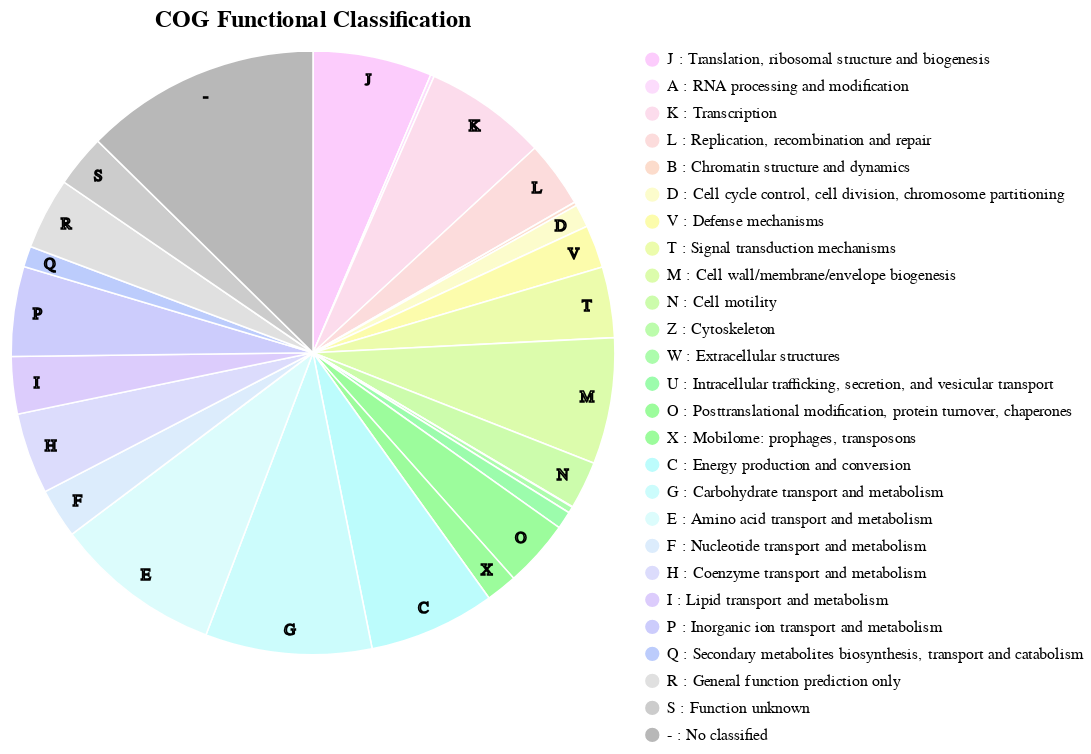

Notebook code for this chart:
### Code cell
from cogclassifier.plot import plot_cog_count_piechart

cog_count_file = "./cog_count_add_no_classify.tsv"
piechart = plot_cog_count_piechart(cog_count_file, show_letter=True)
piechart

### Figure 1 — Vega-Lite specification as saved in the notebook (floating-point values rounded to 4 significant figures)
{"config": {"view": {"continuousWidth": 300, "continuousHeight": 300, "strokeWidth": 0}, "legend": {"labelLimit": 0}, "mark": {"stroke": "white", "strokeOpacity": 1.0, "strokeWidth": 1.0}, "title": {"fontSize": 15, "offset": 10}}, "layer": [{"layer": [{"mark": {"type": "arc", "outerRadius": 190}, "encoding": {"color": {"field": "L_DESCRIPTION", "scale": {"domain": ["J : Translation, ribosomal structure and biogenesis", "A : RNA processing and modification", "K : Transcription", "L : Replication, recombination and repair", "B : Chromatin structure and dynamics", "D : Cell cycle control, cell division, chromosome partitioning", "V : Defense mechanisms", "T : Signal transduction mechanisms", "M : Cell wall/membrane/envelope biogenesis", "N : Cell motility", "Z : Cytoskeleton", "W : Extracellular structures", "U : Intracellular trafficking, secretion, and vesicular transport", "O : Posttranslational modification, protein turnover, chaperones", "X : Mobilome: prophages, transposons", "C : Energy production and conversion", "G : Carbohydrate transport and metabolism", "E : Amino acid transport and metabolism", "F : Nucleotide transport and metabolism", "H : Coenzyme transport and metabolism", "I : Lipid transport and metabolism", "P : Inorganic ion transport and metabolism", "Q : Secondary metabolites biosynthesis, transport and catabolism", "R : General function prediction only", "S : Function unknown", "- : No classified"], "range": ["#FCCCFC", "#FCDCFC", "#FCDCEC", "#FCDCDC", "#FCDCCC", "#FCFCCC", "#FCFCAC", "#ECFCAC", "#DCFCAC", "#CCFCAC", "#BCFCAC", "#ACFCAC", "#9CFCAC", "#9CFC9C", "#9CFC9C", "#BCFCFC", "#CCFCFC", "#DCFCFC", "#DCECFC", "#DCDCFC", "#DCCCFC", "#CCCCFC", "#BCCCFC", "#E0E0E0", "#CCCCCC", "#B8B8B8"]}, "title": "", "type": "nominal"}, "order": {"field": "index", "sort": "ascending", "type": "quantitative"}, "theta": {"field": "COUNT", "stack": true, "type": "quantitative"}, "tooltip": [{"field": "DESCRIPTION", "type": "nominal"}, {"field": "LETTER", "type": "nominal"}, {"field": "COUNT", "type": "quantitative"}, {"field": "RATIO(%)", "type": "nominal"}]}, "title": "COG Functional Classification"}, {"mark": {"type": "text", "radius": 175, "size": 10, "stroke": "black", "strokeOpacity": 1.0, "strokeWidth": 1.0}, "encoding": {"color": {"field": "L_DESCRIPTION", "scale": {"domain": ["J : Translation, ribosomal structure and biogenesis", "A : RNA processing and modification", "K : Transcription", "L : Replication, recombination and repair", "B : Chromatin structure and dynamics", "D : Cell cycle control, cell division, chromosome partitioning", "V : Defense mechanisms", "T : Signal transduction mechanisms", "M : Cell wall/membrane/envelope biogenesis", "N : Cell motility", "Z : Cytoskeleton", "W : Extracellular structures", "U : Intracellular trafficking, secretion, and vesicular transport", "O : Posttranslational modification, protein turnover, chaperones", "X : Mobilome: prophages, transposons", "C : Energy production and conversion", "G : Carbohydrate transport and metabolism", "E : Amino acid transport and metabolism", "F : Nucleotide transport and metabolism", "H : Coenzyme transport and metabolism", "I : Lipid transport and metabolism", "P : Inorganic ion transport and metabolism", "Q : Secondary metabolites biosynthesis, transport and catabolism", "R : General function prediction only", "S : Function unknown", "- : No classified"], "range": ["#FCCCFC", "#FCDCFC", "#FCDCEC", "#FCDCDC", "#FCDCCC", "#FCFCCC", "#FCFCAC", "#ECFCAC", "#DCFCAC", "#CCFCAC", "#BCFCAC", "#ACFCAC", "#9CFCAC", "#9CFC9C", "#9CFC9C", "#BCFCFC", "#CCFCFC", "#DCFCFC", "#DCECFC", "#DCDCFC", "#DCCCFC", "#CCCCFC", "#BCCCFC", "#E0E0E0", "#CCCCCC", "#B8B8B8"]}, "title": "", "type": "nominal"}, "order": {"field": "index", "sort": "ascending", "type": "quantitative"}, "text": {"field": "VISIBLE_LETTER", "type": "nominal"}, "theta": {"field": "COUNT", "stack": true, "type": "quantitative"}, "tooltip": [{"field": "DESCRIPTION", "type": "nominal"}, {"field": "LETTER", "type": "nominal"}, {"field": "COUNT", "type": "quantitative"}, {"field": "RATIO(%)", "type": "nominal"}]}, "title": "COG Functional Classification"}]}], "data": {"name": "data-7972a7e1c825850a5c93987dbf0c9fda"}, "height": 380, "width": 380, "$schema": "https://vega.github.io/schema/vega-lite/v5.20.1.json", "datasets": {"data-7972a7e1c825850a5c93987dbf0c9fda": [{"index": 0, "LETTER": "J", "COUNT": 264, "GROUP": "INFORMATION STORAGE AND PROCESSING", "COLOR": "#FCCCFC", "DESCRIPTION": "Translation, ribosomal structure and biogenesis", "L_DESCRIPTION": "J : Translation, ribosomal structure and biogenesis", "RATIO": 6.377, "VISIBLE_LETTER": "J", "RATIO(%)": "6.38%"}, {"index": 1, "LETTER": "A", "COUNT": 8, "GROUP": "INFORMATION STORAGE AND PROCESSING", "COLOR": "#FCDCFC", "DESCRIPTION": "RNA processing and modification", "L_DESCRIPTION": "A : RNA processing and modification", "RATIO": 0.1932, "VISIBLE_LETTER": "", "RATIO(%)": "0.19%"}, {"index": 2, "LETTER": "K", "COUNT": 272, "GROUP": "INFORMATION STORAGE AND PROCESSING", "COLOR": "#FCDCEC", "DESCRIPTION": "Transcription", "L_DESCRIPTION": "K : Transcription", "RATIO": 6.57, "VISIBLE_LETTER": "K", "RATIO(%)": "6.57%"}, {"index": 3, "LETTER": "L", "COUNT": 147, "GROUP": "INFORMATION STORAGE AND PROCESSING", "COLOR": "#FCDCDC", "DESCRIPTION": "Replication, recombination and repair", "L_DESCRIPTION": "L : Replication, recombination and repair", "RATIO": 3.551, "VISIBLE_LETTER": "L", "RATIO(%)": "3.55%"}, {"index": 4, "LETTER": "B", "COUNT": 8, "GROUP": "INFORMATION STORAGE AND PROCESSING", "COLOR": "#FCDCCC", "DESCRIPTION": "Chromatin structure and dynamics", "L_DESCRIPTION": "B : Chromatin structure and dynamics", "RATIO": 0.1932, "VISIBLE_LETTER": "", "RATIO(%)": "0.19%"}, {"index": 5, "LETTER": "D", "COUNT": 51, "GROUP": "CELLULAR PROCESSES AND SIGNALING", "COLOR": "#FCFCCC", "DESCRIPTION": "Cell cycle control, cell division, chromosome partitioning", "L_DESCRIPTION": "D : Cell cycle control, cell division, chromosome partitioning", "RATIO": 1.232, "VISIBLE_LETTER": "D", "RATIO(%)": "1.23%"}, {"index": 7, "LETTER": "V", "COUNT": 95, "GROUP": "CELLULAR PROCESSES AND SIGNALING", "COLOR": "#FCFCAC", "DESCRIPTION": "Defense mechanisms", "L_DESCRIPTION": "V : Defense mechanisms", "RATIO": 2.295, "VISIBLE_LETTER": "V", "RATIO(%)": "2.29%"}, {"index": 8, "LETTER": "T", "COUNT": 157, "GROUP": "CELLULAR PROCESSES AND SIGNALING", "COLOR": "#ECFCAC", "DESCRIPTION": "Signal transduction mechanisms", "L_DESCRIPTION": "T : Signal transduction mechanisms", "RATIO": 3.792, "VISIBLE_LETTER": "T", "RATIO(%)": "3.79%"}, {"index": 9, "LETTER": "M", "COUNT": 280, "GROUP": "CELLULAR PROCESSES AND SIGNALING", "COLOR": "#DCFCAC", "DESCRIPTION": "Cell wall/membrane/envelope biogenesis", "L_DESCRIPTION": "M : Cell wall/membrane/envelope biogenesis", "RATIO": 6.763, "VISIBLE_LETTER": "M", "RATIO(%)": "6.76%"}, {"index": 10, "LETTER": "N", "COUNT": 106, "GROUP": "CELLULAR PROCESSES AND SIGNALING", "COLOR": "#CCFCAC", "DESCRIPTION": "Cell motility", "L_DESCRIPTION": "N : Cell motility", "RATIO": 2.56, "VISIBLE_LETTER": "N", "RATIO(%)": "2.56%"}, {"index": 11, "LETTER": "Z", "COUNT": 1, "GROUP": "CELLULAR PROCESSES AND SIGNALING", "COLOR": "#BCFCAC", "DESCRIPTION": "Cytoskeleton", "L_DESCRIPTION": "Z : Cytoskeleton", "RATIO": 0.02415, "VISIBLE_LETTER": "", "RATIO(%)": "0.02%"}, {"index": 12, "LETTER": "W", "COUNT": 14, "GROUP": "CELLULAR PROCESSES AND SIGNALING", "COLOR": "#ACFCAC", "DESCRIPTION": "Extracellular structures", "L_DESCRIPTION": "W : Extracellular structures", "RATIO": 0.3382, "VISIBLE_LETTER": "", "RATIO(%)": "0.34%"}, {"index": 13, "LETTER": "U", "COUNT": 39, "GROUP": "CELLULAR PROCESSES AND SIGNALING", "COLOR": "#9CFCAC", "DESCRIPTION": "Intracellular trafficking, secretion, and vesicular transport", "L_DESCRIPTION": "U : Intracellular trafficking, secretion, and vesicular transport", "RATIO": 0.942, "VISIBLE_LETTER": "", "RATIO(%)": "0.94%"}, {"index": 14, "LETTER": "O", "COUNT": 149, "GROUP": "CELLULAR PROCESSES AND SIGNALING", "COLOR": "#9CFC9C", "DESCRIPTION": "Posttranslational modification, protein turnover, chaperones", "L_DESCRIPTION": "O : Posttranslational modification, protein turnover, chaperones", "RATIO": 3.599, "VISIBLE_LETTER": "O", "RATIO(%)": "3.60%"}, {"index": 15, "LETTER": "X", "COUNT": 69, "GROUP": "CELLULAR PROCESSES AND SIGNALING", "COLOR": "#9CFC9C", "DESCRIPTION": "Mobilome: prophages, transposons", "L_DESCRIPTION": "X : Mobilome: prophages, transposons", "RATIO": 1.667, "VISIBLE_LETTER": "X", "RATIO(%)": "1.67%"}, {"index": 16, "LETTER": "C", "COUNT": 280, "GROUP": "METABOLISM", "COLOR": "#BCFCFC", "DESCRIPTION": "Energy production and conversion", "L_DESCRIPTION": "C : Energy production and conversion", "RATIO": 6.763, "VISIBLE_LETTER": "C", "RATIO(%)": "6.76%"}, {"index": 17, "LETTER": "G", "COUNT": 369, "GROUP": "METABOLISM", "COLOR": "#CCFCFC", "DESCRIPTION": "Carbohydrate transport and metabolism", "L_DESCRIPTION": "G : Carbohydrate transport and metabolism", "RATIO": 8.913, "VISIBLE_LETTER": "G", "RATIO(%)": "8.91%"}, {"index": 18, "LETTER": "E", "COUNT": 371, "GROUP": "METABOLISM", "COLOR": "#DCFCFC", "DESCRIPTION": "Amino acid transport and metabolism", "L_DESCRIPTION": "E : Amino acid transport and metabolism", "RATIO": 8.961, "VISIBLE_LETTER": "E", "RATIO(%)": "8.96%"}, {"index": 19, "LETTER": "F", "COUNT": 110, "GROUP": "METABOLISM", "COLOR": "#DCECFC", "DESCRIPTION": "Nucleotide transport and metabolism", "L_DESCRIPTION": "F : Nucleotide transport and metabolism", "RATIO": 2.657, "VISIBLE_LETTER": "F", "RATIO(%)": "2.66%"}, {"index": 20, "LETTER": "H", "COUNT": 180, "GROUP": "METABOLISM", "COLOR": "#DCDCFC", "DESCRIPTION": "Coenzyme transport and metabolism", "L_DESCRIPTION": "H : Coenzyme transport and metabolism", "RATIO": 4.348, "VISIBLE_LETTER": "H", "RATIO(%)": "4.35%"}, {"index": 21, "LETTER": "I", "COUNT": 127, "GROUP": "METABOLISM", "COLOR": "#DCCCFC", "DESCRIPTION": "Lipid transport and metabolism", "L_DESCRIPTION": "I : Lipid transport and metabolism", "RATIO": 3.068, "VISIBLE_LETTER": "I", "RATIO(%)": "3.07%"}, {"index": 22, "LETTER": "P", "COUNT": 199, "GROUP": "METABOLISM", "COLOR": "#CCCCFC", "DESCRIPTION": "Inorganic ion transport and metabolism", "L_DESCRIPTION": "P : Inorganic ion transport and metabolism", "RATIO": 4.807, "VISIBLE_LETTER": "P", "RATIO(%)": "4.81%"}, {"index": 23, "LETTER": "Q", "COUNT": 46, "GROUP": "METABOLISM", "COLOR": "#BCCCFC", "DESCRIPTION": "Secondary metabolites biosynthesis, transport and catabolism", "L_DESCRIPTION": "Q : Secondary metabolites biosynthesis, transport and catabolism", "RATIO": 1.111, "VISIBLE_LETTER": "Q", "RATIO(%)": "1.11%"}, {"index": 24, "LETTER": "R", "COUNT": 159, "GROUP": "POORLY CHARACTERIZED", "COLOR": "#E0E0E0", "DESCRIPTION": "General function prediction only", "L_DESCRIPTION": "R : General function prediction only", "RATIO": 3.841, "VISIBLE_LETTER": "R", "RATIO(%)": "3.84%"}, {"index": 25, "LETTER": "S", "COUNT": 116, "GROUP": "POORLY CHARACTERIZED", "COLOR": "#CCCCCC", "DESCRIPTION": "Function unknown", "L_DESCRIPTION": "S : Function unknown", "RATIO": 2.802, "VISIBLE_LETTER": "S", "RATIO(%)": "2.80%"}, {"index": 26, "LETTER": "-", "COUNT": 523, "GROUP": "-", "COLOR": "#B8B8B8", "DESCRIPTION": "No classified", "L_DESCRIPTION": "- : No classified", "RATIO": 12.63, "VISIBLE_LETTER": "-", "RATIO(%)": "12.63%"}]}}
